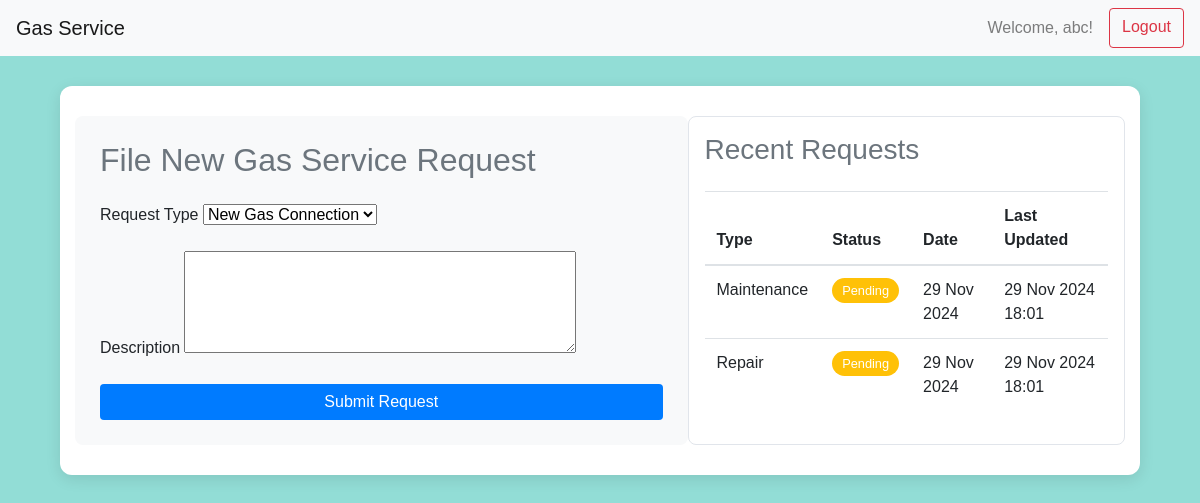
Page /user-dashboard/ (signed in) on the earlier database version.
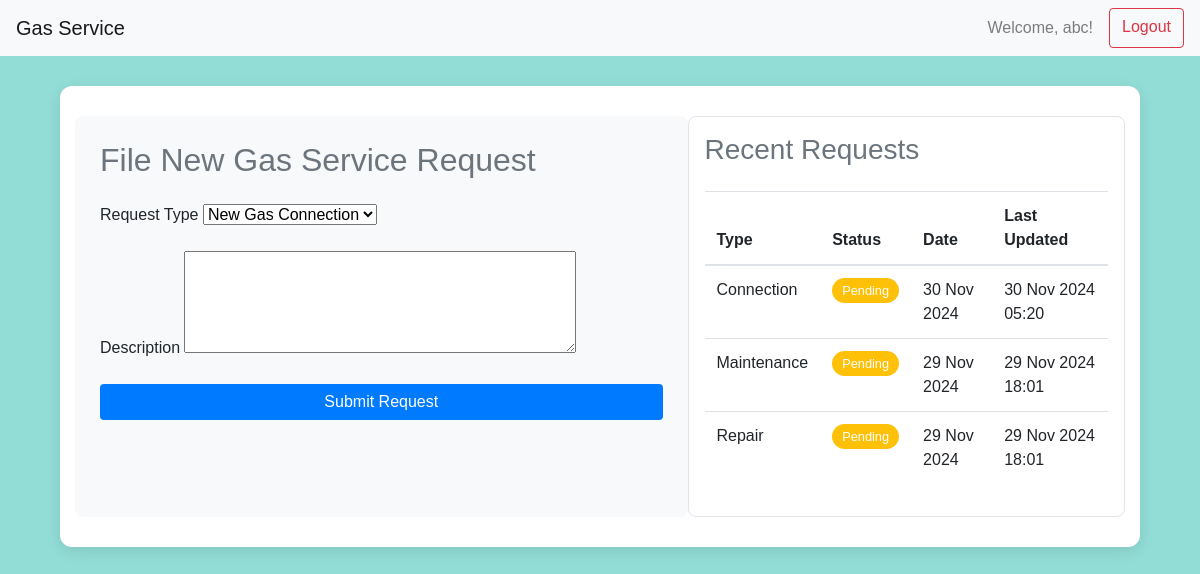
Same page on the later database version.
### users/models.py (models this page shows, shortened)
class GasServiceRequest(models.Model):
    STATUS_CHOICES = [
        ('PENDING', 'Pending'),
        ('IN_PROGRESS', 'In Progress'),
        ('RESOLVED', 'Resolved'),
        ('CANCELLED', 'Cancelled')
    ]
    user = models.ForeignKey(settings.AUTH_USER_MODEL, on_delete=models.CASCADE)
    request_type = models.CharField(max_length=100)
    description = models.TextField()
    status = models.CharField(max_length=20, choices=STATUS_CHOICES, default='PENDING')
    created_at = models.DateTimeField(auto_now_add=True)
    updated_at = models.DateTimeField(auto_now=True)
    class Meta:
        ordering = ['-created_at']

### users/views.py (the view)
# urls.py: path('user-dashboard/', views.user_dashboard, name='user_dashboard'),
@login_required
@user_passes_test(lambda u: not is_admin(u))
def user_dashboard(request):
    if request.method == 'POST':
        form = GasServiceRequestForm(request.POST)
        if form.is_valid():
            gas_request = form.save(commit=False)
            gas_request.user = request.user
            gas_request.save()
            messages.success(request, 'Service request submitted successfully')
            return redirect('user_dashboard')
        else:
            messages.error(request, 'Error in form submission')
    else:
        form = GasServiceRequestForm()
    recent_requests = GasServiceRequest.objects.filter(
        user=request.user
    ).order_by('-updated_at')
    context = {
        'form': form,
        'recent_requests': recent_requests,
        'user': request.user
    }
    return render(request, 'user_dashboard.html', context)

### users/forms.py
class GasServiceRequestForm(forms.ModelForm):
    class Meta:
        model = GasServiceRequest
        fields = ['request_type', 'description']
        widgets = {
            'request_type': forms.Select(choices=[
                ('Connection', 'New Gas Connection'),
                ('Repair', 'Repair Service'),
                ('Maintenance', 'Maintenance'),
                ('Complaint', 'File Complaint')
            ]),
            'description': forms.Textarea(attrs={'rows': 4})
        }

### users/views.py (called while the page is built)
def is_admin(user):
    return user.is_admin if hasattr(user, 'is_admin') else False

### users/templates/user_dashboard.html (shortened to what this page needs)
{% extends 'base.html' %}
{% block content %}
<div class="container">
    <div class="dashboard-wrapper">
        <div class="row">
            <div class="col-md-7 request-form">
                <h2 class="mb-4 text-secondary">File New Gas Service Request</h2>
                <form method="post">
                    <div class="form-group mb-3">
                        <label class="form-label">Request Type</label>
                        {{ form.request_type }}
                    </div>
                    <div class="form-group mb-3">
                        <label class="form-label">Description</label>
                        {{ form.description }}
                    </div>
                    <button type="submit" class="btn btn-submit btn-primary w-100">Submit Request</button>
                </form>
            </div>
            <div class="col-md-5 recent-requests-card p-3">
                <h3 class="mb-4 text-secondary">Recent Requests</h3>
                {% if recent_requests %}
                    <div class="table-responsive">
                        <table class="table table-hover">
                            <thead>
                                <tr>
                                    <th>Type</th>
                                    <th>Status</th>
                                    <th>Date</th>
                                    <th>Last Updated</th>
                                </tr>
                            </thead>
                            <tbody>
                                {% for request in recent_requests %}
                                <tr data-request-id="{{ request.id }}">
                                    <td>{{ request.request_type }}</td>
                                    <td class="status-cell">
                                        <span class="status-badge status-{{ request.status }}">
                                            {{ request.get_status_display }}
                                        </span>
                                    </td>
                                    <td>{{ request.created_at|date:"d M Y" }}</td>
                                    <td>{{ request.updated_at|date:"d M Y H:i" }}</td>
                                </tr>
                                {% endfor %}
                            </tbody>
                        </table>
                    </div>
                {% else %}
                    <div class="alert alert-info text-center">
                        No recent requests
                    </div>
                {% endif %}
            </div>
        </div>
    </div>
</div>
{% endblock %}

Differences in the rows shown:
added GasServiceRequest: request_type "Connection", status "Pending", created_at "30 Nov 2024", updated_at "30 Nov 2024 05:20"
